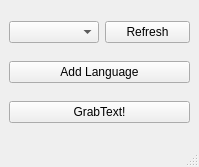
<?xml version="1.0" encoding="UTF-8"?>
<ui version="4.0">
 <class>MainWindow</class>
 <widget class="QMainWindow" name="MainWindow">
  <property name="geometry">
   <rect>
    <x>0</x>
    <y>0</y>
    <width>199</width>
    <height>167</height>
   </rect>
  </property>
  <property name="windowTitle">
   <string>GrabText</string>
  </property>
  <widget class="QWidget" name="centralwidget">
   <layout class="QGridLayout" name="gridLayout">
    <item row="2" column="0" colspan="2">
     <widget class="QPushButton" name="printButton">
      <property name="text">
       <string>GrabText!</string>
      </property>
     </widget>
    </item>
    <item row="0" column="1">
     <widget class="QPushButton" name="refreshButton">
      <property name="text">
       <string>Refresh</string>
      </property>
     </widget>
    </item>
    <item row="1" column="0" colspan="2">
     <widget class="QPushButton" name="langButton">
      <property name="text">
       <string>Add Language</string>
      </property>
     </widget>
    </item>
    <item row="0" column="0">
     <widget class="QComboBox" name="comboBox">
      <property name="sizePolicy">
       <sizepolicy hsizetype="Preferred" vsizetype="Fixed">
        <horstretch>0</horstretch>
        <verstretch>0</verstretch>
       </sizepolicy>
      </property>
      <property name="maximumSize">
       <size>
        <width>90</width>
        <height>32</height>
       </size>
      </property>
      <property name="layoutDirection">
       <enum>Qt::LeftToRight</enum>
      </property>
      <property name="placeholderText">
       <string>Choose Language</string>
      </property>
     </widget>
    </item>
   </layout>
  </widget>
  <widget class="QMenuBar" name="menubar">
   <property name="geometry">
    <rect>
     <x>0</x>
     <y>0</y>
     <width>199</width>
     <height>22</height>
    </rect>
   </property>
  </widget>
  <widget class="QStatusBar" name="statusbar"/>
 </widget>
 <resources/>
 <connections/>
</ui>
